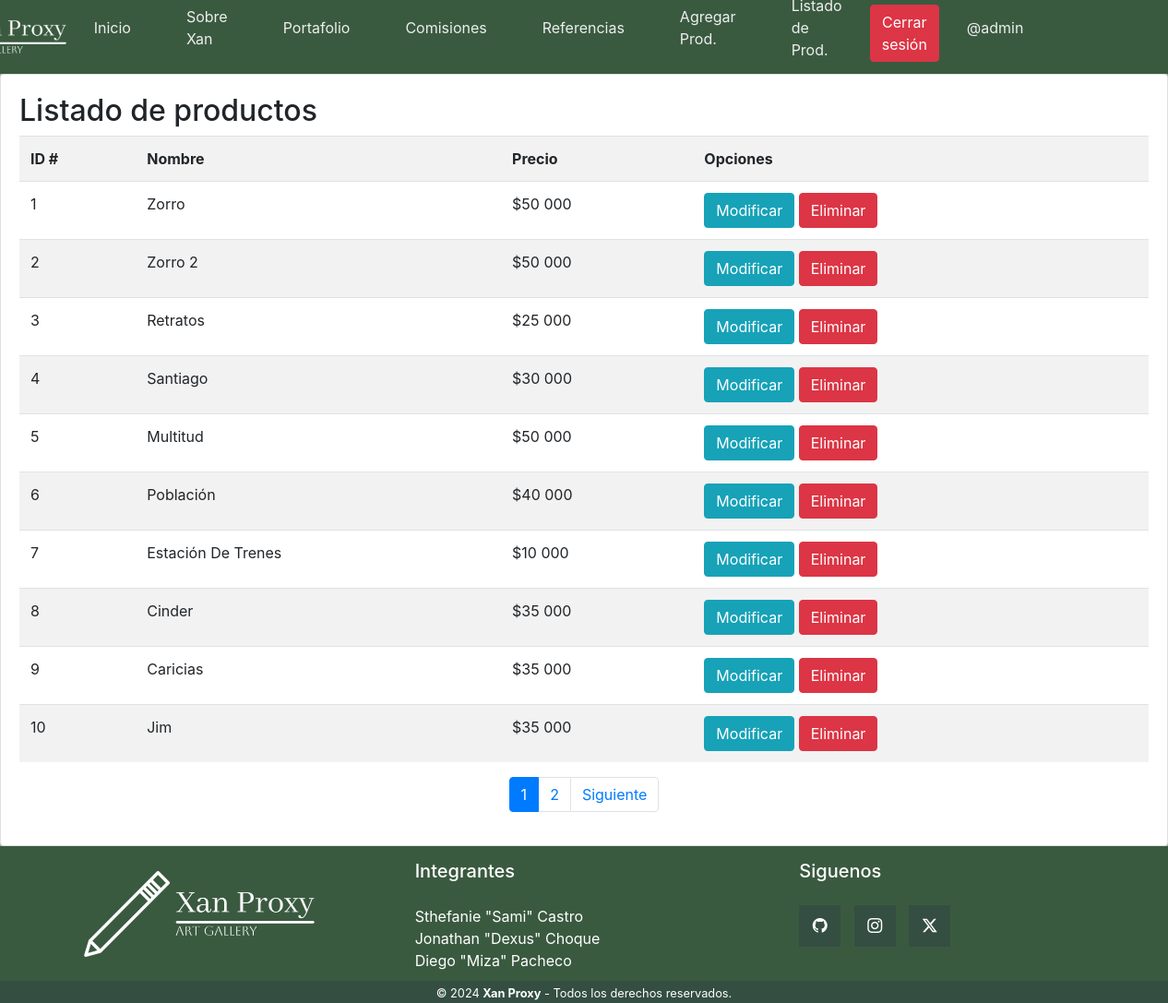
Before: /listar-producto/ (signed in) with the older database file.
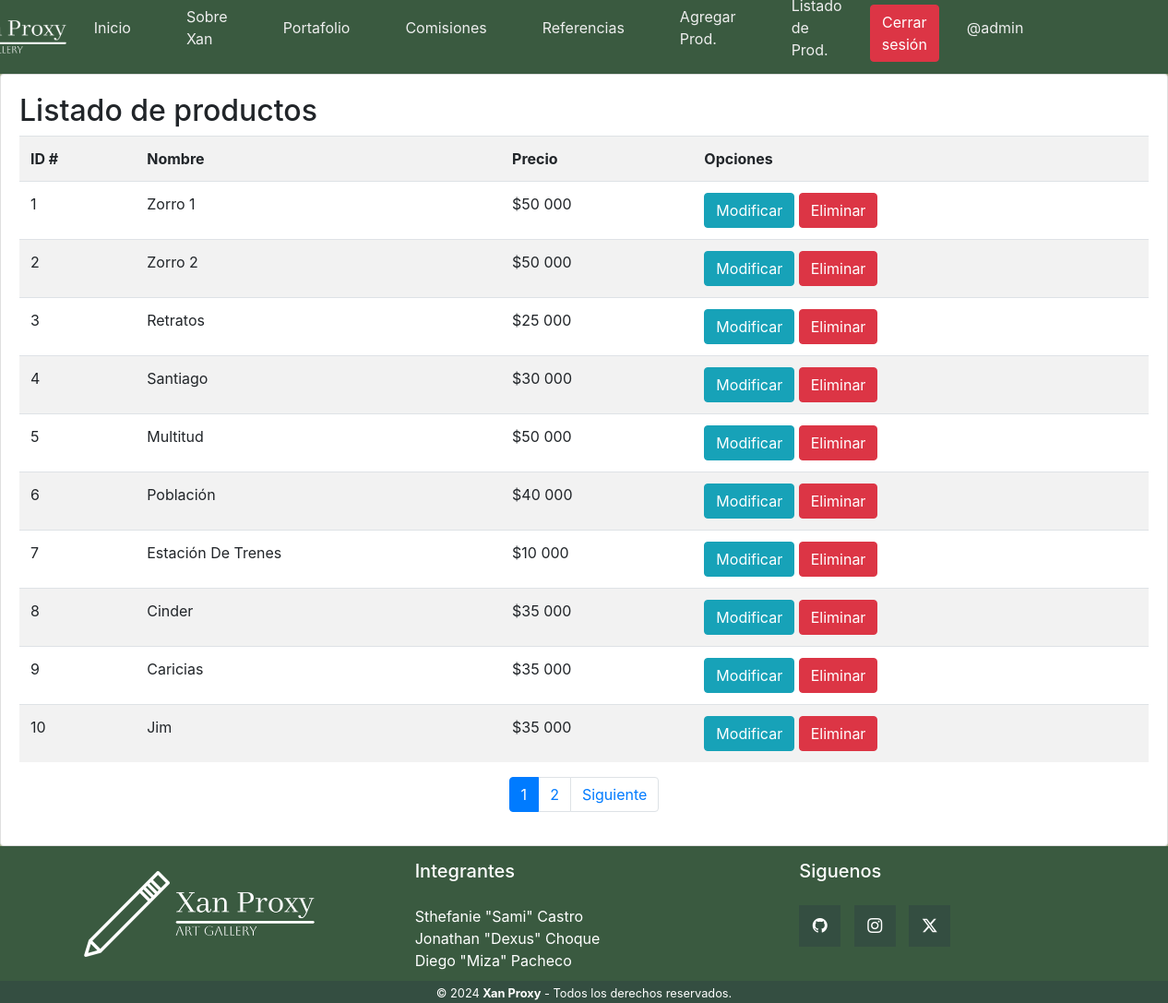
After: the same page with the newer database file.
### web/models.py (models this page shows, shortened)
class Producto(models.Model):
    id = models.IntegerField(primary_key=True)
    nombre = models.CharField(max_length=200)
    precio = models.IntegerField()
    descripcion = models.TextField()
    imagen = models.ImageField(upload_to="productos", null=True)

### web/views.py (the view)
# urls.py: path('listar-producto/', listar_producto, name="listar_producto"),
@permission_required('web.view_producto')
def listar_producto(request):
    productos = Producto.objects.all()
    page = request.GET.get('page', 1)
    try:
        paginator = Paginator(productos, 10)
        productos = paginator.page(page)
    except:
        raise Http404
    data = {
        'entity' : productos,
        'paginator' : paginator
    }
    return render(request, 'web/producto/listar.html', data)

### web/templates/web/producto/listar.html (shortened to what this page needs)
{% load static %}
<!DOCTYPE html>
<html lang="es">
<head>
    <link rel="stylesheet" href="https://cdn.jsdelivr.net/npm/bootstrap-icons@1.11.3/font/bootstrap-icons.min.css">
    <link rel="stylesheet" href="https://cdn.jsdelivr.net/npm/bootstrap@4.5.3/dist/css/bootstrap.min.css">
    <link rel="stylesheet" href="{% static '/CSS/menu.css' %}">
    <link rel="stylesheet" href="{% static '/CSS/carrusel.css' %}">
    <link rel="stylesheet" href="{% static '/CSS/style_footer.css' %}">
    <link rel="stylesheet" href="{% static '/CSS/paragraph_index.css' %}">
</head>
<body>
    <header class="header">
        <nav>
            <ul>
                <li><img src="{% static '/imgs/logo-xan-proxy.png' %}" alt="logo"></li>
                <li class="hideOnMobile"><a href="{% url 'index' %}">Inicio</a></li>
                <li class="hideOnMobile"><a href="{% url 'info' %}">Sobre Xan</a></li>
                <li class="hideOnMobile"><a href="{% url 'portafolio' %}">Portafolio</a></li>
                <li class="hideOnMobile"><a href="{% url 'patreon' %}">Comisiones</a></li>
                <li class="hideOnMobile"><a href="{% url 'referencia' %}">Referencias</a></li>
                {% if perms.web.add_producto %}
                <li class="hideOnMobile"><a href="{%  url 'agregar_producto' %}">Agregar Prod.</a></li>
                {% endif %}
                {% if perms.web.view_producto %}
                <li><a href="">Listado de Prod.</a></li>
                {% endif %}
                {% if user.is_authenticated %}
                <li>
                    <form action="{% url 'logout' %}" method="POST">
                        <button type="submit" class="btn btn-danger">Cerrar sesión</button>
                    </form>
                </li>
                <li>
                    <a href="">@{{ user.username }}</a>
                </li>
                {% else %}
                <li>
                    <a href="{% url 'login' %}">Iniciar sesión</a>
                </li>
                {% endif %}
            </ul>
        </nav>
    </header>
    {% load humanize %}
    <div class="card">
        <div class="card-body">
            <h2>Listado de productos</h2>
            <table class="table table-striped table-hover table-responsive-sm">
                <tr>
                    <th>ID #</th>
                    <th>Nombre</th>
                    <th>Precio</th>
                    <th>Opciones</th>
                </tr>
                {% for p in entity %}
                <tr>
                    <td>{{ p.id }}</td>
                    <td>{{ p.nombre | title }}</td>
                    <td>${{ p.precio | intcomma }}</td>
                    <td>
                        {% if perms.web.change_producto %}
                        <a href="{% url 'modificar_producto' p.id %}" class="btn btn-info">Modificar</a>
                        {% endif %}
                        {% if perms.web.delete_producto %}
                        <a href="#" onclick="eliminarProducto({{ p.id }})" class="btn btn-danger">Eliminar</a>
                        {% endif %}
                    </td>
                </tr>
                {% endfor %}
            </table>
            <div>
                {% include 'web/paginator.html' %}
            </div>
        </div>
    </div>
    <footer class="pie">
        <div class="grupo-1">
            <div class="caja">
                <figure>
                    <img src="{% static '/imgs/logo-xan-proxy.png' %}" alt="logo xan proxy">
                </figure>
            </div>
            <div class="caja">
                <h2>Integrantes</h2>
                <p>Sthefanie "Sami" Castro <br>Jonathan "Dexus" Choque <br>Diego "Miza" Pacheco</p>
            </div>
            <div class="caja">
                <h2>Siguenos</h2>
                <div class="redes">
                    <a href="https://github.com/MizaBard" target="_blank"><i class="bi bi-github"></i></a>
                    <a href="https://www.instagram.com/purenonsince/" target="_blank"><i class="bi bi-instagram"></i></a>
                    <a href="https://twitter.com/MizaSenpai" target="_blank"><i class="bi bi-twitter-x"></i></a>
                </div>
            </div>
        </div>
        <div class="grupo-2">
            <small>&copy; 2024 <b>Xan Proxy</b> - Todos los derechos reservados.</small>
        </div>
    </footer>
</body>
</html>

### web/templates/web/paginator.html (shortened to what this page needs)
{% if paginator.num_pages > 1%}
<div class="d-flex justify-content-center">
    <ul class="pagination">
        {% for page in paginator.page_range %}
            {% if page < 7 or page == entity.number %}
            <li class="page-item {% if page == entity.number %}active{% endif %}">
                <a class="page-link" href="?page={{ page }}#pagtable">{{ page }}</a>
            </li>
            {% endif %}
        {% endfor %}
        {% if entity.has_next %}
            <li class="page-item d-none d-sm-block">
                <a class="page-link" href="?page={{ entity.next_page_number }}#pagtable">Siguiente</a>
            </li>
        {% endif %}
    </ul>
</div>
{% endif %}

### web/static/CSS/menu.css (style rules this page uses)
* { margin: 0; padding: 0; }
body { background-color: #a3b18a; }
nav { background-color: #3a5a40; box-shadow: 3px 3px 5px rgba(0, 0, 0, 0.1); justify-content: space-between; align-items: center; height: 80px; padding: 5px 10%; }
.header img { height: 70px; width: auto; transition: all 0.3s; border-radius: 10px; }
nav ul { width: 100%; list-style: none; display: flex; justify-content: flex-end; align-items: center; }
nav li { height: 50px; }
nav a { height: 100%; padding: 0 30px; text-decoration: none; display: flex; align-items: center; color: #eeeeee; }
nav li:first-child { margin-right: auto; }

### web/static/CSS/style_footer.css (style rules this page uses)
* { margin: 0; padding: 0; box-sizing: border-box; }
body { display: grid; grid-template-rows: auto 1fr auto; min-height: 100vh; }
.pie { width: 100%; background-color: #3a5a40; }
.pie .grupo-1 { width: 100%; max-width: 1200px; margin: auto; display: grid; grid-template-columns: repeat(3, 1fr); grid-gap: 50px; padding: 0px; }
.pie .grupo-1 .caja figure { width: 100%; height: 100%; display: flex; justify-content: center; align-items: center; }
.pie .grupo-1 .caja figure img { width: 250px; }
.pie .grupo-1 .caja h2 { padding-top: 15px; color: rgb(255, 255, 255); margin-bottom: 25px; font-size: 20px; }
.pie .grupo-1 .caja p { color: white; margin-bottom: 10px; }
.pie .grupo-1 .redes a { display: inline-block; text-decoration: none; width: 45px; height: 45px; line-height: 45px; color: rgb(255, 255, 255); margin-right: 10px; background-color: #344e41; text-align: center; }
.pie .grupo-2 { background-color: #344e41; text-align: center; color: white; }

Changed rows visible on the page:
changed Producto id 1: nombre "Zorro" → "Zorro 1"
